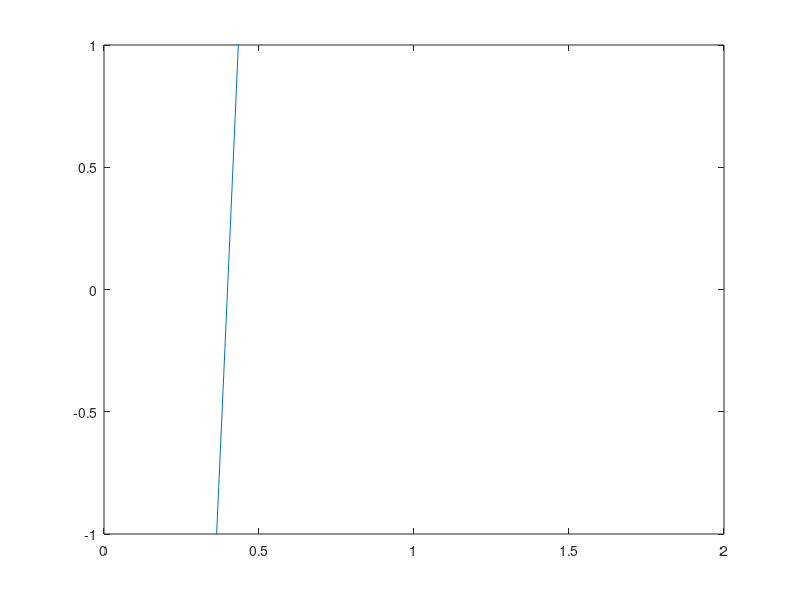

Write MATLAB code to recreate this figure.
A = 18;
porosity = 0.8;
remid = A/18;
range = 1;
re = remid-range:0.01:remid+range;
beta = 3.7 - 0.65*exp(-((1.5-log10(re)).^2)/2.0);
factor = porosity.^(-beta);
f = 0.3969*re.^2 + 6.048*re.^1.5 + 23.04*re - (4/3)*A./factor;
plot(re,f);
axis([remid-range,remid+range,-1.0,1.0]);
pause;
